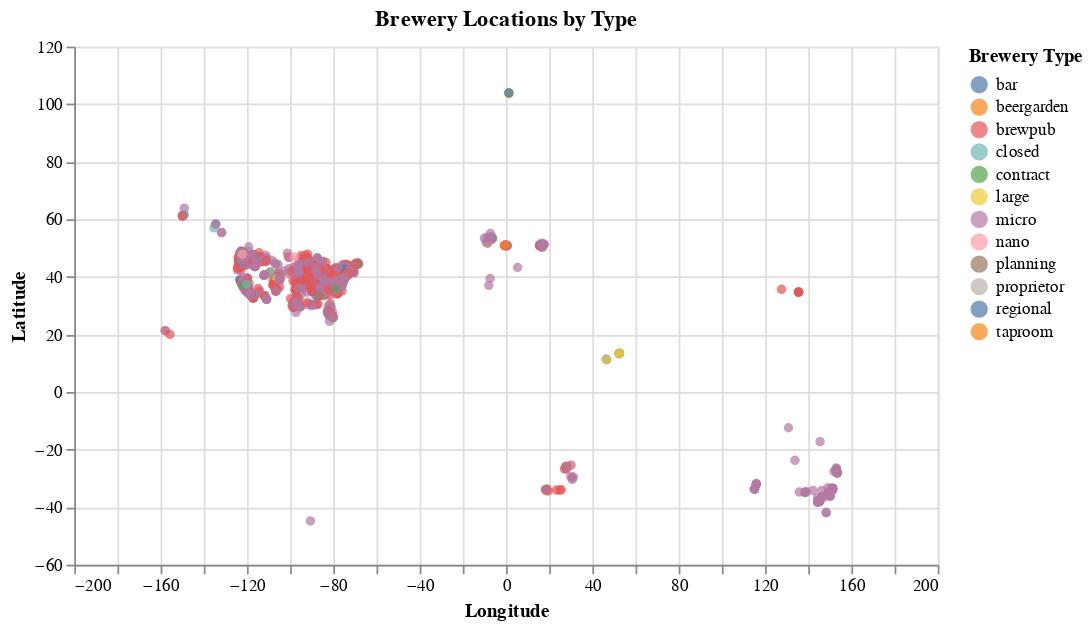

Source (notebook cell):
### Code cell
# Chart 2: Brewery locations by latitude/longitude

chart_locations = (
    alt.Chart(breweries)
    .mark_circle(opacity=0.7)
    .encode(
        x=alt.X('longitude:Q', title='Longitude'),
        y=alt.Y('latitude:Q', title='Latitude'),
        color=alt.Color('brewery_type:N', title='Brewery Type'),
        tooltip=[
            alt.Tooltip('name:N', title='Brewery'),
            alt.Tooltip('brewery_type:N', title='Type'),
            alt.Tooltip('city:N', title='City'),
            alt.Tooltip('state:N', title='State'),
            alt.Tooltip('website_url:N', title='Website')
        ]
    )
    .properties(
        width=500,
        height=300,
        title='Brewery Locations by Type'
    )
)

chart_locations

### Figure 1 — Vega-Lite specification as saved in the notebook (floating-point values rounded to 4 significant figures; data arrays with more than 128 entries replaced by an {"elided": "..."} marker saying what was removed)
{"config": {"view": {"continuousWidth": 300, "continuousHeight": 300}}, "data": {"name": "data-da608b4d3f8df1e131d091e38b2e7e0b"}, "mark": {"type": "circle", "opacity": 0.7}, "encoding": {"color": {"field": "brewery_type", "title": "Brewery Type", "type": "nominal"}, "tooltip": [{"field": "name", "title": "Brewery", "type": "nominal"}, {"field": "brewery_type", "title": "Type", "type": "nominal"}, {"field": "city", "title": "City", "type": "nominal"}, {"field": "state", "title": "State", "type": "nominal"}, {"field": "website_url", "title": "Website", "type": "nominal"}], "x": {"field": "longitude", "title": "Longitude", "type": "quantitative"}, "y": {"field": "latitude", "title": "Latitude", "type": "quantitative"}}, "height": 300, "title": "Brewery Locations by Type", "width": 500, "$schema": "https://vega.github.io/schema/vega-lite/v6.1.0.json", "datasets": {"data-da608b4d3f8df1e131d091e38b2e7e0b": {"elided": "1600 records"}}}
